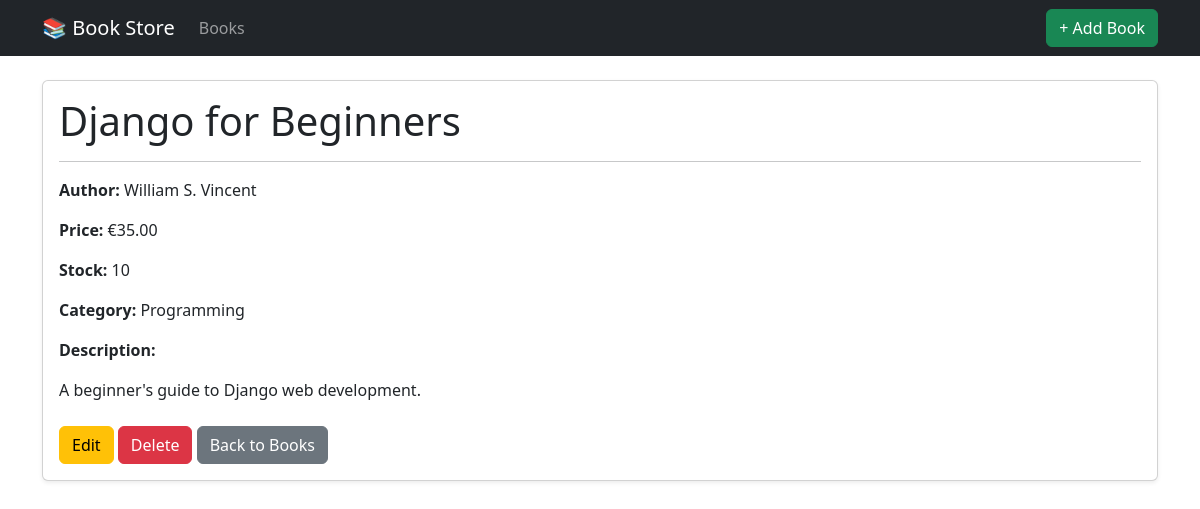
Page /book/7/ on the committed database.
### books/models.py (models this page shows, shortened)
class Book(models.Model):
    title = models.CharField(max_length=255)
    author = models.CharField(max_length=255)
    price = models.DecimalField(max_digits=8, decimal_places=2)
    description = models.TextField(blank=True)
    stock = models.PositiveIntegerField(default=0)
    category = models.ForeignKey(
        Category,
        on_delete=models.CASCADE,
        related_name="books"
    )
    class Meta:
        verbose_name = "Book"
        verbose_name_plural = "Books"

class Category(models.Model):
    name = models.CharField(max_length=100)
    slug = models.SlugField(unique=True)
    class Meta:
        verbose_name = "Category"
        verbose_name_plural = "Categories"

### books/views.py (the view)
# urls.py: path('book/<int:pk>/', BookDetailView.as_view(), name='book_detail'),
class BookDetailView(DetailView):
    model = Book
    template_name = 'books/book_detail.html'
    context_object_name = 'book'

### books/templates/books/book_detail.html (shortened to what this page needs)
{% extends 'base.html' %}
{% block content %}
<div class="card shadow-sm">
    <div class="card-body">
        <h1 class="card-title">{{ book.title }}</h1>
        <hr>
        <p>
            <strong>Author:</strong>
            {{ book.author }}
        </p>
        <p>
            <strong>Price:</strong>
            €{{ book.price }}
        </p>
        <p>
            <strong>Stock:</strong>
            {{ book.stock }}
        </p>
        <p>
            <strong>Category:</strong>
            {{ book.category.name }}
        </p>
        <p>
            <strong>Description:</strong>
        </p>
        <p>
            {{ book.description }}
        </p>
        <div class="mt-4">
            <a href="{% url 'books:book_update' book.pk %}" class="btn btn-warning">
                Edit
            </a>
            <a href="{% url 'books:book_delete' book.pk %}" class="btn btn-danger">
                Delete
            </a>
            <a href="{% url 'books:book_list' %}" class="btn btn-secondary">
                Back to Books
            </a>
        </div>
    </div>
</div>
{% endblock %}

### rows in the picture
Book: title "Django for Beginners", author "William S. Vincent", price "35.00", stock "10", category.name "Programming", description "A beginner's guide to Django web development."
